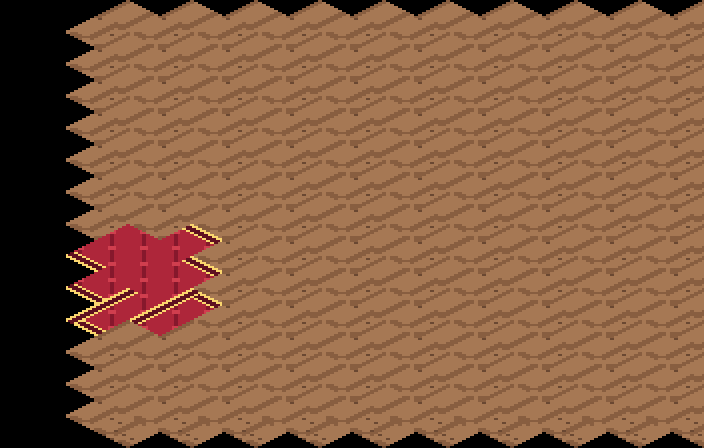

Rendered tile map (Tiled .tmx) drawn with the repository's tilesets; below, a short description and the full map source, tile grids included:
An orthogonal 11x14 tile map with 64x32 px tiles, 1 tile layer (suelo).

<map version="1.10" orientation="orthogonal" renderorder="right-down" width="11" height="14" tilewidth="64" tileheight="32" infinite="0" nextlayerid="2" nextobjectid="1">
 <tileset firstgid="1" name="terreno_mundo" tilewidth="128" tileheight="64" tilecount="203" columns="8">
  <image source="../textures/../textures/terreno_mundo.png" width="1024" height="1664" />
 </tileset>
 <layer id="1" name="suelo" width="11" height="14">
  <data encoding="csv">
0,0,0,0,0,0,0,0,0,0,0,
0,167,167,167,167,167,167,167,167,167,167,
0,167,167,167,167,167,167,167,167,167,167,
0,167,167,167,167,167,167,167,167,167,167,
0,167,167,167,167,167,167,167,167,167,167,
0,167,167,167,167,167,167,167,167,167,167,
0,167,167,167,167,167,167,167,167,167,167,
0,167,167,167,167,167,167,167,167,167,167,
0,175,177,167,167,167,167,167,167,167,167,
0,171,172,167,167,167,167,167,167,167,167,
0,176,178,167,167,167,167,167,167,167,167,
0,167,167,167,167,167,167,167,167,167,167,
0,167,167,167,167,167,167,167,167,167,167,
0,167,167,167,167,167,167,167,167,167,167
</data>
 </layer>
</map>
